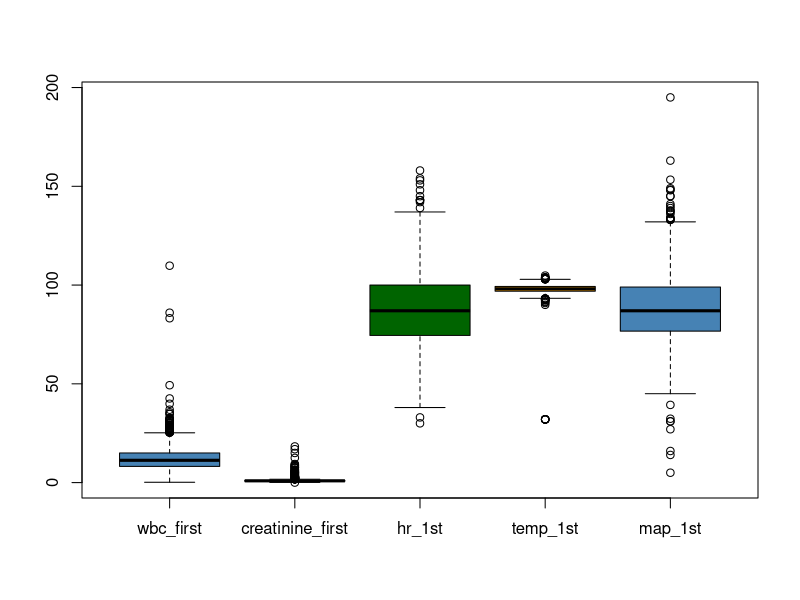
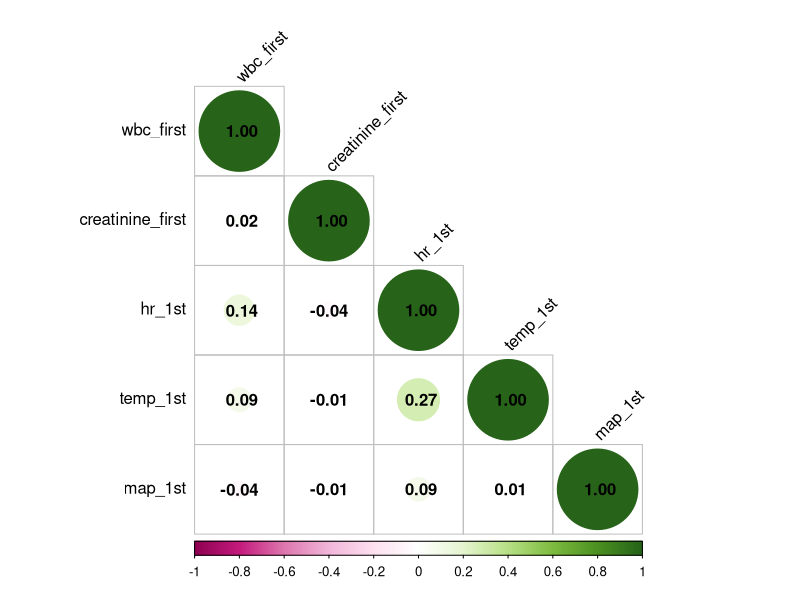

Write R code to recreate these figures, in order.

# Load the data
cli_data <- read.csv("imputed_cohort_data.csv")
View(cli_data)

# Filter Relevant Columns
lab_vitals <- cli_data[, c("wbc_first", "creatinine_first", "hr_1st", "temp_1st", "map_1st")]

# Boxplot (Optional)
boxcol <- c("steelblue", "magenta", "darkgreen", "#FFA500")
boxplot(lab_vitals, 
        col = boxcol, border = "black")
# Kolmogorov-Smirnov (K-S) test
ks.test(lab_vitals, "pnorm")

# Correlation Matrix
cor_matrix <- cor(lab_vitals, method = "spearman")

# Prepare the correlation plot
install.packages("corrplot")
library(corrplot)
corrplot(cor_matrix, method = "circle", type = "lower",
         tl.col = "black", tl.srt = 45,
         addCoef.col = "black", col = COL2('PiYG'))


# Hypothetical testing
ht <- cor.test(cli_data$wbc_first, cli_data$hr_1st, method = "spearman")





